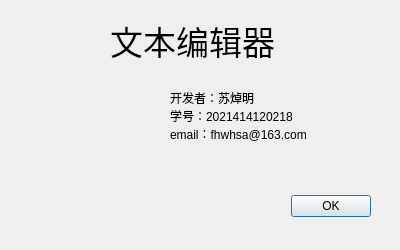
<?xml version="1.0" encoding="UTF-8"?>
<ui version="4.0">
 <class>AboutDialog</class>
 <widget class="QDialog" name="AboutDialog">
  <property name="geometry">
   <rect>
    <x>0</x>
    <y>0</y>
    <width>400</width>
    <height>250</height>
   </rect>
  </property>
  <property name="sizePolicy">
   <sizepolicy hsizetype="Fixed" vsizetype="Fixed">
    <horstretch>0</horstretch>
    <verstretch>0</verstretch>
   </sizepolicy>
  </property>
  <property name="minimumSize">
   <size>
    <width>400</width>
    <height>250</height>
   </size>
  </property>
  <property name="maximumSize">
   <size>
    <width>400</width>
    <height>250</height>
   </size>
  </property>
  <property name="windowTitle">
   <string>关于</string>
  </property>
  <widget class="QDialogButtonBox" name="buttonBox">
   <property name="geometry">
    <rect>
     <x>30</x>
     <y>190</y>
     <width>341</width>
     <height>32</height>
    </rect>
   </property>
   <property name="sizePolicy">
    <sizepolicy hsizetype="Preferred" vsizetype="Preferred">
     <horstretch>0</horstretch>
     <verstretch>0</verstretch>
    </sizepolicy>
   </property>
   <property name="orientation">
    <enum>Qt::Horizontal</enum>
   </property>
   <property name="standardButtons">
    <set>QDialogButtonBox::Ok</set>
   </property>
  </widget>
  <widget class="QLabel" name="label">
   <property name="geometry">
    <rect>
     <x>170</x>
     <y>70</y>
     <width>191</width>
     <height>91</height>
    </rect>
   </property>
   <property name="sizePolicy">
    <sizepolicy hsizetype="Preferred" vsizetype="Preferred">
     <horstretch>0</horstretch>
     <verstretch>0</verstretch>
    </sizepolicy>
   </property>
   <property name="text">
    <string>开发者：苏焯明
学号：2021414120218
email：fhwhsa@163.com</string>
   </property>
  </widget>
  <widget class="QLabel" name="label_2">
   <property name="geometry">
    <rect>
     <x>0</x>
     <y>30</y>
     <width>171</width>
     <height>171</height>
    </rect>
   </property>
   <property name="sizePolicy">
    <sizepolicy hsizetype="Preferred" vsizetype="Preferred">
     <horstretch>0</horstretch>
     <verstretch>0</verstretch>
    </sizepolicy>
   </property>
   <property name="styleSheet">
    <string notr="true">image: url(:/img/editor.png);</string>
   </property>
   <property name="text">
    <string/>
   </property>
  </widget>
  <widget class="QLabel" name="label_3">
   <property name="geometry">
    <rect>
     <x>110</x>
     <y>0</y>
     <width>181</width>
     <height>81</height>
    </rect>
   </property>
   <property name="sizePolicy">
    <sizepolicy hsizetype="Preferred" vsizetype="Preferred">
     <horstretch>0</horstretch>
     <verstretch>0</verstretch>
    </sizepolicy>
   </property>
   <property name="font">
    <font>
     <pointsize>25</pointsize>
    </font>
   </property>
   <property name="text">
    <string>文本编辑器</string>
   </property>
  </widget>
 </widget>
 <resources/>
 <connections>
  <connection>
   <sender>buttonBox</sender>
   <signal>accepted()</signal>
   <receiver>AboutDialog</receiver>
   <slot>accept()</slot>
   <hints>
    <hint type="sourcelabel">
     <x>248</x>
     <y>254</y>
    </hint>
    <hint type="destinationlabel">
     <x>157</x>
     <y>274</y>
    </hint>
   </hints>
  </connection>
  <connection>
   <sender>buttonBox</sender>
   <signal>rejected()</signal>
   <receiver>AboutDialog</receiver>
   <slot>reject()</slot>
   <hints>
    <hint type="sourcelabel">
     <x>316</x>
     <y>260</y>
    </hint>
    <hint type="destinationlabel">
     <x>286</x>
     <y>274</y>
    </hint>
   </hints>
  </connection>
 </connections>
</ui>
